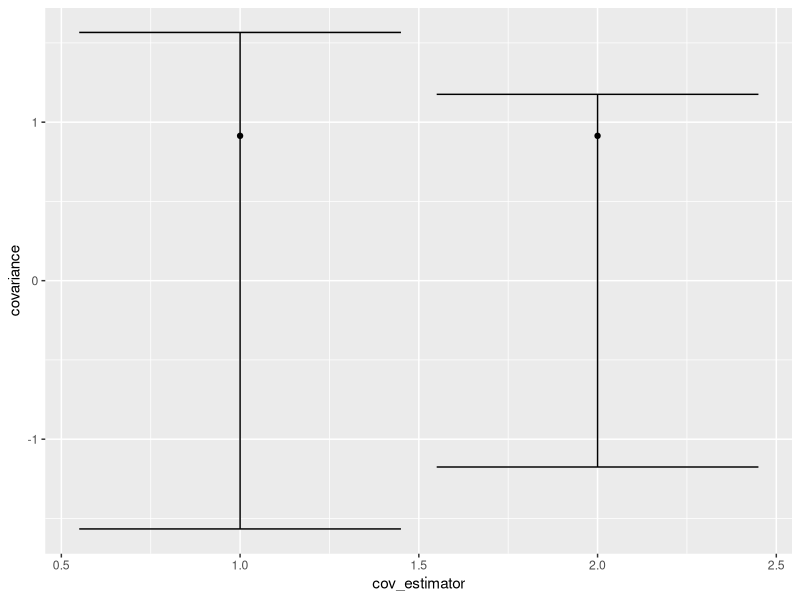

Here is the R script that generated this plot:
library(MASS)

# --------------- generate data ---------------
set.seed(20)
nbs = c(rep(3, 10))  # number of units in each block
n = sum(nbs)  # sample size
B = length(nbs)  # number of blocks

ws = rnorm(n=n, mean=50, sd=10)
#ws = B * ws / sum(ws)  # weights standardized to summation = B
W = sum(ws)
mu = sum(ws) / W

K = 3  # number of treatment arms
r = 0.5  # correlation of potential outcomes
ys = mvrnorm(n=n, mu=rep(0,K), Sigma=(diag(1-r, K) + r)*10)  # potential outcomes

a = 1
b = 1
c = 1
alphab = qnorm(1 - seq(1, B) / (B+1)) * a
betab = 5 + qnorm(1 - seq(1, B) / (B+1)) * b
betab2 = 8 + qnorm(1 - seq(1, B) / (B+1)) * c
ys = ys + cbind(rep(alphab, each=nbs[1]),
                rep(betab, each=nbs[1]),
                rep(betab2, each=nbs[1]))  # adjust the expectation of y

pi_all = matrix(c(rep(1/3,n), rep(1/3,n*(K-1))), nrow=n)
# propensity scores for all units, n by K
nbk_all = nbs[1] * pi_all  # nbk for all units, n by K
pi = matrix(c(rep(1/3,B), rep(1/3,B*(K-1))), nrow=B)
# propensity scores for each block and treatment, B by K
nbk = nbs[1] * pi  # nbk for each block and treatment, B by K

rhok = c(sum(ws * ys[,1]), sum(ws * ys[,2]), sum(ws * ys[,3]))  # ratio parameter
rhok = rhok / sum(ws)


# ---------- repeat sampling and estimation ----------
iter = 5000

theta = matrix(nrow=iter, ncol=K)
varest3 = matrix(nrow=iter, ncol=K-1)  # var est for small strata

covest1 = matrix(nrow=iter, ncol=(K-1)/2)  # baseline comparison
covest2 = matrix(nrow=iter, ncol=(K-1)/2)  # cov est for small strata

mean_ss <- function(a,b){
  # calculate the cross term difference squared
  t = 0
  for (i in 1:length(a)){
    for (j in 1:length(b)){
      t = t + (a[i] - b[j])^2
    }
  }
  return (t/length(a)/length(b))
}


scd_term <- function(a,nb){
  # calculate the second term in the covariance est 3
  t = 0
  nbl = length(a)
  for (i in 1:nbl){
    t = t + a[i]^2
    for (j in 1:nbl){
      if (j != i){
        t = t + (nb-1) / (nbl-1) * a[i]*a[j]
      }
    }
  }
  return (t * nb / nbl)
}

thd_term_1 <- function(a,b,pil,pim,nb){
  # calculate the third term in the covariance est 3
  t = 0
  nbl = length(a)
  nbm = length(b)
  for (i in 1:nbl){
    for (j in 1:nbm)
      t = t + a[i] * b[j]
  }
  t = nb * (nb-1) / nbl / nbm * (nbl / nb) * nbm / (nb-1) / pil / pim * t
  return (t)
}

thd_term <- function(a,b,c,pi1,pi2,pi3,nb){
  # calculate the third term in the covariance est 3
  t = - thd_term_1(a,b,pi1,pi2,nb) - thd_term_1(a,c,pi1,pi3,nb) +
    thd_term_1(b,c,pi2,pi3,nb)
  return (t)
}


for (i in 1:iter){
  yobs = c()  # observed y's
  zobs = c()  # treatment assignment, ctl 1, trt 2,3
  for (b in 1:B){
    assig = sample(c(1,2,3))
    zobs = c(zobs, assig)
    yobs = c(yobs, diag(ys[(sum(nbs[1:b])-nbs[b]+1):(sum(nbs[1:b])), assig]))
  }
  # Hajek estimators
  thetak = c()
  
  gammas = cbind(nbk_all[,1] * ws, nbk_all[,2] * ws, nbk_all[,3] * ws)
  # gamma (or xps and yps) n by K
  gamsbk = matrix(nrow=B, ncol=K)  # s^2 b,j
  #sigmab = matrix(nrow=B, ncol=K)  # hat sigma b,j
  
  nu3 = matrix(nrow=B, ncol=K-1)  # nu3_b,0k
  
  for (k in 1:K){
    indk = (zobs == k)
    tk = sum(ws[indk] * yobs[indk] / pi_all[indk, k]) /
      sum(ws[indk] / pi_all[indk, k])  # ratio estimates
    thetak = c(thetak, tk)
    
    gammas[indk,k] = gammas[indk,k] / pi_all[indk, k] * (yobs[indk] - thetak[k])
    
    for (b in 1:B){
      in_b = (sum(nbs[1:b])-nbs[b]+1):(sum(nbs[1:b]))  # indices of units in block b
      indbk = (zobs[in_b] == k)
      if (sum(indbk) == 1)
        gamsbk[b,k] = 0
      else
        gamsbk[b,k] = sd(gammas[in_b,k][indbk])^2
      
      #sigmab[b,k] = gamsbk[b,k] * (nbs[b] - nbs[b]*pi[b,k]) / nbs[b]^2 / pi[b,k]
      
      # variance estimators by block
      if (k > 1){
        indb0 = (zobs[in_b] == 1)
        
        nu3[b,k-1] = 
          mean_ss(gammas[in_b,k][indbk], gammas[in_b,1][indb0]) -
          (nbk[b,1]-1) / nbk[b,1] * gamsbk[b,1] -
          (nbk[b,k]-1) / nbk[b,k] * gamsbk[b,k]
      }
    }
    
    # variance estimators
    if (k > 1){
      varest3[i,k-1] = sum(nu3[,k-1]) / W^2
    }
    # covariance estimators
    if (k > 2){
      covest1[i,k-2] = sqrt(varest3[i,k-2] * varest3[i,k-1])
      covest2[i,k-2] = sum(sqrt(nu3[,1] * nu3[,2])) / W^2
    }
    
  }
  theta[i,] = thetak
}



# --------------- simulation results ---------------
library(xtable)
# point estimate (Hajek estimator)
rhok  # true ratios
colMeans(theta)
bias = c(mean(theta[,2] - theta[,1]) - (rhok[2] - rhok[1]),
         mean(theta[,3] - theta[,1]) - (rhok[3] - rhok[1]))
std = c(sd(theta[,2] - theta[,1]), sd(theta[,3] - theta[,1]))
rmse = sqrt(bias^2 + std^2)

hajek_res = cbind(bias, std, rmse)  # results, 3 x 2

# confidence interval lengths
CI_length3 = c(mean(qnorm(0.975) * sqrt(varest3[,1])),
               mean(qnorm(0.975) * sqrt(varest3[,2])))

# confidence intervals coverage
Coverage3 = c(
  sum(
    theta[,2] - theta[,1] - qnorm(0.975) * sqrt(varest3[,1]) < rhok[2] - rhok[1]
    &
      theta[,2] - theta[,1] + qnorm(0.975) * sqrt(varest3[,1]) > rhok[2] - rhok[1]
    ) / iter * 100,
  sum(
    theta[,3] - theta[,1] - qnorm(0.975) * sqrt(varest3[,2]) < rhok[3] - rhok[1]
    &
      theta[,3] - theta[,1] + qnorm(0.975) * sqrt(varest3[,2]) > rhok[3] - rhok[1]
    ) / iter * 100
  )

xtable(x = cbind(hajek_res, CI_length3, Coverage3),
       caption = "Simulation results",
       label = "tab:",
       align = rep("c", 6),
       digits = c(rep(4,5), 2)
)


# variance estimates
var1true = sd(theta[,2] - theta[,1])^2  # empirical variances ("true values")
var2true = sd(theta[,3] - theta[,1])^2 

est_infl = c(abs(colMeans(varest3)[1] - var1true) / var1true * 100,
             abs(colMeans(varest3)[2] - var2true) / var2true * 100)  # estimation inflation

var_std = c(sd(varest3[,1]),  # standard deviations of variance estimators
            sd(varest3[,2]))

xtable(x=cbind(est_infl, var_std, CI_length3, Coverage3),
       caption = "Simulation results",
       label = "tab:",
       align = rep("c", 5),
       digits = rep(2, 5))


# covariance estimates
library(ggplot2)
# empirical covariance ("true values")
covtrue = cov(theta[,2] - theta[,1], theta[,3] - theta[,1])

#covest2 = covest2 / mu^2

colMeans(covest1)
colMeans(covest2)

ggplot(data.frame(cov_estimator=1:2,
                  covariance=rep(covtrue,2),
                  lower=c(-mean(covest1[,1]), -mean(covest2[,1])),
                  upper=c(mean(covest1[,1]), mean(covest2[,1]))
), aes(cov_estimator, covariance)) +   # ggplot2 plot with confidence intervals
  geom_point() +
  geom_errorbar(aes(ymin = lower, ymax = upper))

sd(covest1)
sd(covest2[,1])  # standard deviation of covariance estimators

# coverage rate
sum(-covest1[,1] < covtrue & covest1[,1] > covtrue) / iter * 100
sum(-covest2[,1] < covtrue & covest2[,1] > covtrue) / iter * 100

#sd(covest2[,1])^2 + abs(colMeans(covest2)[1] - covtrue)^2
#sd(covest2[,2])^2 + abs(colMeans(covest2)[2] - covtrue)^2
